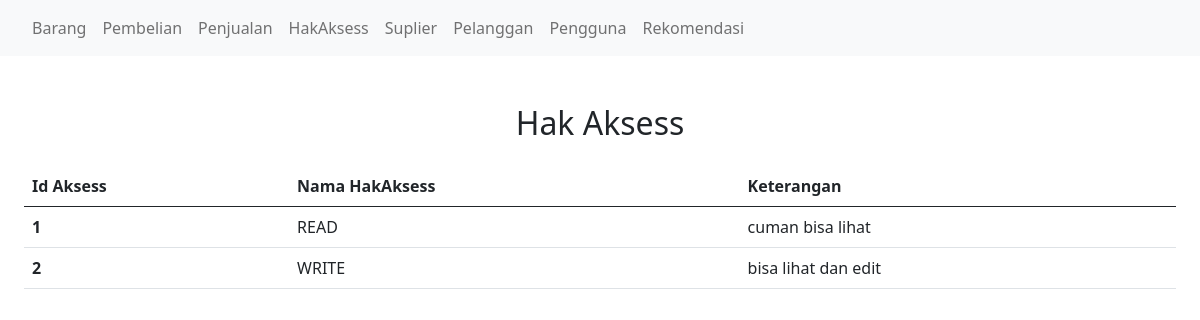
The app's page /hakAksess.php with its own data.
### tables this page shows
CREATE TABLE `HakAksess` (
  `idHakAksess` int(11) NOT NULL,
  `NamaAksess` enum('READ','WRITE') NOT NULL,
  `Keterangan` varchar(45) DEFAULT NULL,
  PRIMARY KEY (`idHakAksess`)
);

### hakAksess.php (the view, shortened to what this page needs)
<!DOCTYPE html>
<html lang="en">
<head>
  <link href="https://cdn.jsdelivr.net/npm/bootstrap@5.0.2/dist/css/bootstrap.min.css" rel="stylesheet"
>
</head>
<body>
  <nav class="navbar navbar-expand-lg navbar-light bg-light px-4">
    <div class="collapse navbar-collapse" id="navbarNavAltMarkup">
      <div class="navbar-nav">
        <a class="nav-item nav-link" href="/">Barang</a>
        <a class="nav-item nav-link" href="/pembelian.php">Pembelian</a>
        <a class="nav-item nav-link" href="/penjualan.php">Penjualan</a>
        <a class="nav-item nav-link" href="/hakAksess.php">HakAksess</a>
        <a class="nav-item nav-link" href="/suplier.php">Suplier</a>
        <a class="nav-item nav-link" href="/pelanggan.php">Pelanggan</a>
        <a class="nav-item nav-link" href="/Pengguna/index.php">Pengguna</a>
        <a class="nav-item nav-link" href="/RekomendasiPaket.php">Rekomendasi</a> </div>
    </div>
  </nav>
  <div class="px-4 mt-5">
    <h2 class="text-center mb-4">Hak Aksess</h2>
    <table class="table">
      <thead class="thead-dark">
        <tr>
          <th scope="col">Id Aksess</th>
          <th scope="col">Nama HakAksess</th>
          <th scope="col">Keterangan</th>
        </tr>
      </thead>
      <tbody>
        <?php
            require 'connection.php';
            $result = mysqli_query($conn, "SELECT * from HakAksess;");
            if (mysqli_num_rows($result) > 0) {
                while ($row = mysqli_fetch_assoc($result)) {
                    $idHakaksess = $row["idHakAksess"];
                    $NamaAksess = $row["NamaAksess"];
                    $Keterangan = $row["Keterangan"];
                    echo  "<tr>
                    <th>$idHakaksess</th>
                    <td>$NamaAksess</td>
                    <td>$Keterangan</td>
                  </tr>";
                }
            }
        ?>
      </tbody>
    </table>
  </div>
</body>
</html>

### records on screen
hakaksess: idHakAksess "1", NamaAksess "READ", Keterangan "cuman bisa lihat"
hakaksess: idHakAksess "2", NamaAksess "WRITE", Keterangan "bisa lihat dan edit"
